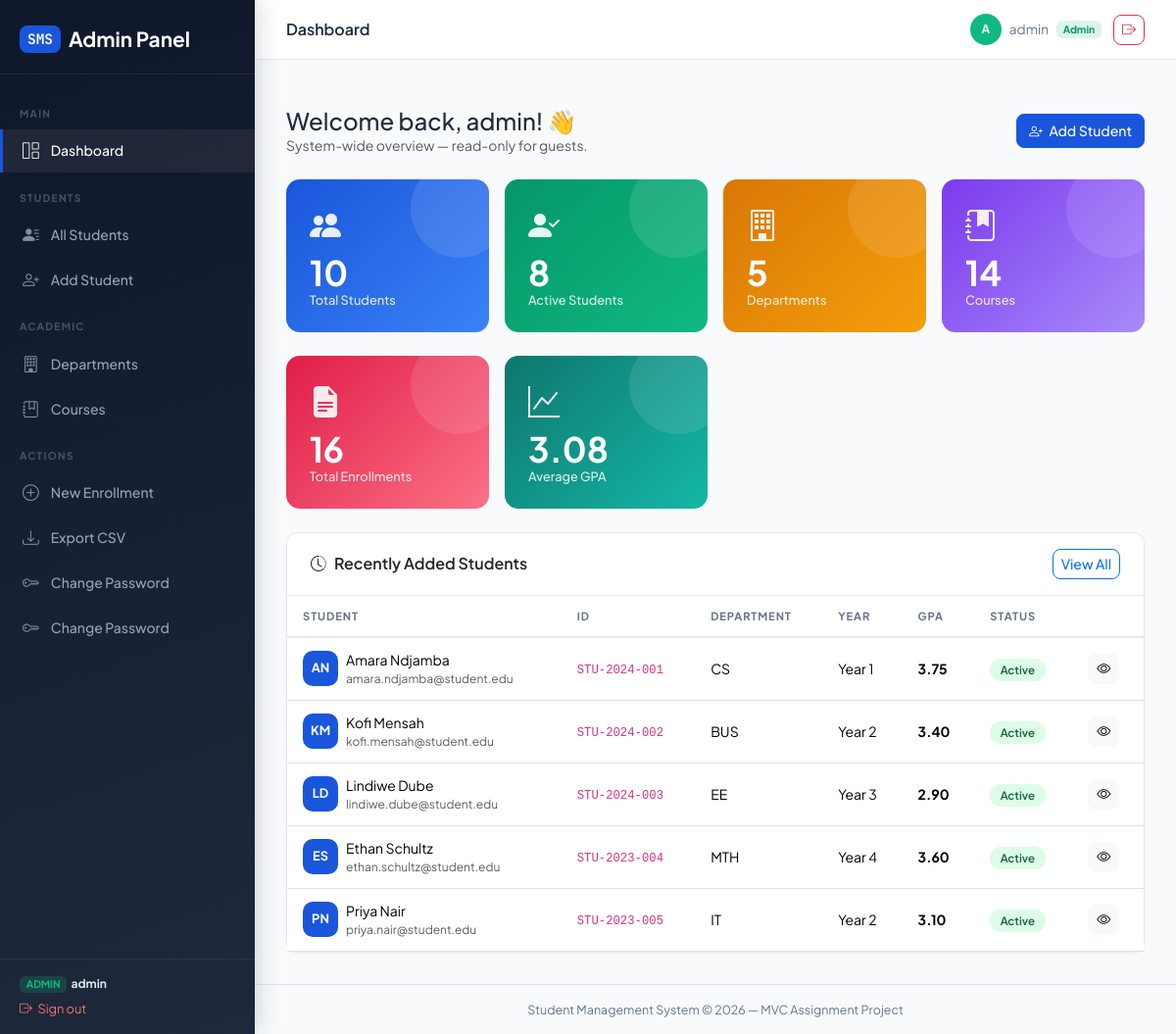
The page /dashboard/ (signed in) on the database its author committed.
### students/models.py (models this page shows, shortened)
class Student(models.Model):
    GENDER_CHOICES = [('M', 'Male'), ('F', 'Female'), ('O', 'Other')]
    STATUS_CHOICES = [
        ('active', 'Active'), ('inactive', 'Inactive'),
        ('graduated', 'Graduated'), ('suspended', 'Suspended'),
    ]
    student_id = models.CharField(
        max_length=20, unique=True,
        validators=[RegexValidator(r'^[A-Z0-9\-]+$',
                                   'Use uppercase letters, digits, and hyphens only.')],
        help_text="e.g. STU-2024-001")
    first_name    = models.CharField(max_length=50)
    last_name     = models.CharField(max_length=50)
    date_of_birth = models.DateField()
    gender        = models.CharField(max_length=1, choices=GENDER_CHOICES)
    email         = models.EmailField(unique=True)
    phone         = models.CharField(max_length=20, blank=True)
    address       = models.TextField(blank=True)
    department    = models.ForeignKey(
        Department, on_delete=models.SET_NULL, null=True, related_name='students')
    year_of_study = models.PositiveSmallIntegerField(
        default=1, validators=[MinValueValidator(1), MaxValueValidator(6)])
    gpa = models.DecimalField(
        max_digits=3, decimal_places=2, default=0.00,
        validators=[MinValueValidator(0.00), MaxValueValidator(4.00)])
    status      = models.CharField(max_length=15, choices=STATUS_CHOICES, default='active')
    enrolled_at = models.DateField(auto_now_add=True)
    updated_at  = models.DateTimeField(auto_now=True)
    class Meta:
        ordering = ['last_name', 'first_name']
    @property
    def full_name(self):
        return f"{self.first_name} {self.last_name}"

class Department(models.Model):
    name = models.CharField(max_length=100, unique=True)
    code = models.CharField(max_length=10, unique=True, help_text="Short code, e.g. CS, BUS")
    description = models.TextField(blank=True)
    created_at = models.DateTimeField(auto_now_add=True)
    class Meta:
        ordering = ['name']

### students/views.py (the view)
# urls.py: path('dashboard/',               views.home,                  name='home'),
def home(request):
    if not request.user.is_authenticated:
        from django.contrib import messages as msg
        msg.warning(request, 'Please log in to access the system.')
        return redirect('landing')
    if is_student_user(request.user):
        return redirect('student_portal')
    context = {
        'total_students':    Student.objects.count(),
        'active_students':   Student.objects.filter(status='active').count(),
        'total_departments': Department.objects.count(),
        'total_courses':     Course.objects.count(),
        'total_enrollments': Enrollment.objects.count(),
        'recent_students':   Student.objects.select_related('department').order_by('-enrolled_at')[:5],
        'avg_gpa':           Student.objects.aggregate(avg=Avg('gpa'))['avg'] or 0,
    }
    return render(request, 'students/home.html', context)

### students/access.py (called while the page is built)
def is_student_user(user):
    return (
        user.is_authenticated
        and hasattr(user, 'student_profile')
        and user.student_profile.is_student_user
    )

### students/templates/students/home.html (shortened to what this page needs)
{% extends 'students/base.html' %}
{% block page_title %}Dashboard{% endblock %}
{% block content %}
<div class="d-flex justify-content-between align-items-center mb-4">
  <div>
    <h4 class="mb-0 fw-700">
      {% if user.is_authenticated and user.is_staff or user.is_superuser %}
        Welcome back, {{ user.username }}! 👋
      {% else %}
        Public Dashboard
      {% endif %}
    </h4>
    <p class="text-muted mb-0 small">System-wide overview — read-only for guests.</p>
  </div>
  {% if user.is_staff or user.is_superuser %}
  <a href="{% url 'student_create' %}" class="btn btn-primary">
    <i class="bi bi-person-plus me-1"></i> Add Student
  </a>
  {% endif %}
</div>
<div class="row g-3 mb-4">
  <div class="col-sm-6 col-xl-3">
    <div class="stat-card stat-blue">
      <div class="stat-icon"><i class="bi bi-people-fill"></i></div>
      <div class="stat-value">{{ total_students }}</div>
      <div class="stat-label">Total Students</div>
    </div>
  </div>
  <div class="col-sm-6 col-xl-3">
    <div class="stat-card stat-green">
      <div class="stat-icon"><i class="bi bi-person-check-fill"></i></div>
      <div class="stat-value">{{ active_students }}</div>
      <div class="stat-label">Active Students</div>
    </div>
  </div>
  <div class="col-sm-6 col-xl-3">
    <div class="stat-card stat-amber">
      <div class="stat-icon"><i class="bi bi-building"></i></div>
      <div class="stat-value">{{ total_departments }}</div>
      <div class="stat-label">Departments</div>
    </div>
  </div>
  <div class="col-sm-6 col-xl-3">
    <div class="stat-card stat-violet">
      <div class="stat-icon"><i class="bi bi-journal-bookmark-fill"></i></div>
      <div class="stat-value">{{ total_courses }}</div>
      <div class="stat-label">Courses</div>
    </div>
  </div>
</div>
<div class="row g-3 mb-4">
  <div class="col-sm-6 col-xl-3">
    <div class="stat-card stat-rose">
      <div class="stat-icon"><i class="bi bi-file-earmark-text-fill"></i></div>
      <div class="stat-value">{{ total_enrollments }}</div>
      <div class="stat-label">Total Enrollments</div>
    </div>
  </div>
  <div class="col-sm-6 col-xl-3">
    <div class="stat-card" style="background:linear-gradient(135deg,#0f766e,#14b8a6)">
      <div class="stat-icon"><i class="bi bi-graph-up"></i></div>
      <div class="stat-value">{{ avg_gpa|floatformat:2 }}</div>
      <div class="stat-label">Average GPA</div>
    </div>
  </div>
</div>
<div class="card">
  <div class="card-header d-flex justify-content-between align-items-center">
    <span><i class="bi bi-clock-history me-2"></i>Recently Added Students</span>
    <a href="{% url 'student_list' %}" class="btn btn-sm btn-outline-primary">View All</a>
  </div>
  <div class="card-body p-0">
    {% if recent_students %}
    <table class="table table-hover mb-0">
      <thead>
        <tr>
          <th>Student</th>
          <th>ID</th>
          <th>Department</th>
          <th>Year</th>
          <th>GPA</th>
          <th>Status</th>
          <th></th>
        </tr>
      </thead>
      <tbody>
        {% for s in recent_students %}
        <tr>
          <td>
            <div class="d-flex align-items-center gap-2">
              <div class="student-avatar">{{ s.first_name|first }}{{ s.last_name|first }}</div>
              <div>
                <div class="fw-600">{{ s.full_name }}</div>
                <div class="text-muted" style="font-size:.75rem">{{ s.email }}</div>
              </div>
            </div>
          </td>
          <td><code>{{ s.student_id }}</code></td>
          <td>{{ s.department.code|default:"—" }}</td>
          <td>Year {{ s.year_of_study }}</td>
          <td><strong>{{ s.gpa }}</strong></td>
          <td>
            <span class="status-badge status-{{ s.status }}">{{ s.status }}</span>
          </td>
          <td>
            <a href="{% url 'student_detail' s.pk %}" class="btn btn-sm btn-light">
              <i class="bi bi-eye"></i>
            </a>
          </td>
        </tr>
        {% endfor %}
      </tbody>
    </table>
    {% else %}
    <div class="text-center py-5 text-muted">
      <i class="bi bi-inbox" style="font-size:2.5rem;"></i>
      <p class="mt-2">No students yet. <a href="{% url 'student_create' %}">Add the first one!</a></p>
    </div>
    {% endif %}
  </div>
</div>
{% endblock %}

### students/templates/students/base.html (shortened to what this page needs)
<!DOCTYPE html>
<html lang="en">
<head>
  <link href="https://cdn.jsdelivr.net/npm/bootstrap@5.3.2/dist/css/bootstrap.min.css"
        rel="stylesheet"/>
  <link href="https://cdn.jsdelivr.net/npm/bootstrap-icons@1.11.3/font/bootstrap-icons.css"
        rel="stylesheet"/>
</head>
<body>
<aside class="sidebar" id="sidebar">
  <div class="sidebar-brand">
    <a href="{% if user.is_authenticated %}{% if user.is_staff or user.is_superuser %}{% url 'home' %}{% else %}{% url 'student_portal' %}{% endif %}{% else %}{% url 'landing' %}{% endif %}" class="logo">
      <span>SMS</span> {% if user.is_authenticated and not user.is_staff and not user.is_superuser %}Student Portal{% else %}Admin Panel{% endif %}
    </a>
  </div>
  <nav class="sidebar-nav">
    {% if user.is_authenticated and not user.is_staff and not user.is_superuser %}
      <div class="nav-section-label">My Portal</div>
      <a href="{% url 'student_portal' %}"
         class="sidebar-link {% if request.resolver_match.url_name == 'student_portal' %}active{% endif %}">
        <i class="bi bi-grid-1x2"></i> My Dashboard
      </a>
      <a href="{% url 'student_profile_view' %}"
         class="sidebar-link {% if request.resolver_match.url_name == 'student_profile_view' %}active{% endif %}">
        <i class="bi bi-person-circle"></i> My Profile
      </a>
      <div class="nav-section-label">Academic</div>
      <a href="{% url 'course_list' %}"
         class="sidebar-link {% if request.resolver_match.url_name == 'course_list' %}active{% endif %}">
        <i class="bi bi-journal-bookmark"></i> Course Catalogue
      </a>
      <a href="{% url 'department_list' %}"
         class="sidebar-link {% if request.resolver_match.url_name == 'department_list' %}active{% endif %}">
        <i class="bi bi-building"></i> Departments
      </a>
    {% elif user.is_authenticated %}
      <div class="nav-section-label">Main</div>
      <a href="{% url 'home' %}"
         class="sidebar-link {% if request.resolver_match.url_name == 'home' %}active{% endif %}">
        <i class="bi bi-grid-1x2"></i> Dashboard
      </a>
      <div class="nav-section-label">Students</div>
      <a href="{% url 'student_list' %}"
         class="sidebar-link {% if request.resolver_match.url_name == 'student_list' or request.resolver_match.url_name == 'student_detail' %}active{% endif %}">
        <i class="bi bi-person-lines-fill"></i> All Students
      </a>
      <a href="{% url 'student_create' %}" class="sidebar-link">
        <i class="bi bi-person-plus"></i> Add Student
      </a>
      <div class="nav-section-label">Academic</div>
      <a href="{% url 'department_list' %}"
         class="sidebar-link {% if 'department' in request.resolver_match.url_name %}active{% endif %}">
        <i class="bi bi-building"></i> Departments
      </a>
      <a href="{% url 'course_list' %}"
         class="sidebar-link {% if 'course' in request.resolver_match.url_name %}active{% endif %}">
        <i class="bi bi-journal-bookmark"></i> Courses
      </a>
      <div class="nav-section-label">Actions</div>
      <a href="{% url 'enrollment_create' %}" class="sidebar-link">
        <i class="bi bi-plus-circle"></i> New Enrollment
      </a>
      <a href="{% url 'export_students_csv' %}" class="sidebar-link">
        <i class="bi bi-download"></i> Export CSV
      </a>
      <a href="{% url 'admin_change_password' %}"
         class="sidebar-link {% if request.resolver_match.url_name == 'admin_change_password' %}active{% endif %}">
        <i class="bi bi-key"></i> Change Password
      </a>
      <a href="{% url 'admin_change_password' %}"
         class="sidebar-link {% if request.resolver_match.url_name == 'admin_change_password' %}active{% endif %}">
        <i class="bi bi-key"></i> Change Password
      </a>
    {% endif %}
  </nav>
  <div class="sidebar-footer">
    {% if user.is_authenticated %}
      {% if user.is_staff or user.is_superuser %}
        <div style="font-size:.75rem;margin-bottom:.4rem">
          <span class="badge" style="background:rgba(16,185,129,.2);color:#10b981;font-size:.65rem">ADMIN</span>
          &nbsp;<strong style="color:#e2e8f0">{{ user.username }}</strong>
        </div>
      {% else %}
        <div style="font-size:.75rem;margin-bottom:.4rem">
          <span class="badge" style="background:rgba(59,130,246,.2);color:#60a5fa;font-size:.65rem">STUDENT</span>
          &nbsp;<strong style="color:#e2e8f0">{{ user.username }}</strong>
        </div>
      {% endif %}
      <form method="post" action="{% url 'logout' %}" style="margin:0">
        <button type="submit"
                style="background:none;border:none;padding:0;cursor:pointer;font-size:.8rem;color:#f87171;text-decoration:none;display:flex;align-items:center;gap:.35rem;">
          <i class="bi bi-box-arrow-right"></i> Sign out
        </button>
      </form>
    {% endif %}
  </div>
</aside>
<div class="main-wrapper">
  <header class="topbar">
    <div class="d-flex align-items-center gap-3">
      <span class="page-title">{% block page_title %}Student Management System{% endblock %}</span>
    </div>
    <div class="user-pill">
      {% if user.is_authenticated %}
        <div class="user-avatar"
             style="{% if user.is_staff or user.is_superuser %}background:#10b981{% else %}background:#3b82f6{% endif %}">
          {{ user.username|first|upper }}
        </div>
        <span>{{ user.username }}</span>
        {% if user.is_staff or user.is_superuser %}
          <span class="badge" style="background:rgba(16,185,129,.15);color:#059669;font-size:.65rem;border-radius:6px">Admin</span>
        {% else %}
          <span class="badge" style="background:rgba(59,130,246,.15);color:#2563eb;font-size:.65rem;border-radius:6px">Student</span>
        {% endif %}
        <form method="post" action="{% url 'logout' %}" style="margin:0;display:inline">
          <button type="submit" class="btn btn-sm btn-outline-danger ms-1" title="Logout">
            <i class="bi bi-box-arrow-right"></i>
          </button>
        </form>
      {% else %}
        <a href="{% url 'login' %}" class="btn btn-sm btn-primary">
          <i class="bi bi-box-arrow-in-right me-1"></i>Login
        </a>
        <a href="{% url 'student_register' %}" class="btn btn-sm btn-outline-secondary">Register</a>
      {% endif %}
    </div>
  </header>
  <div class="px-4 pt-3">
  </div>
  <main class="content-area">
    {% block content %}{% endblock %}
  </main>
  <footer class="text-center py-3 border-top" style="font-size:.78rem;color:var(--muted)">
    Student Management System &copy; 2026 — MVC Assignment Project
  </footer>
</div>
</body>
</html>

### rows shown on the page
Student: first_name|first "A", last_name|first "N", full_name "Amara Ndjamba", email "amara.ndjamba@student.edu", student_id "STU-2024-001", department.code "CS", year_of_study "1", gpa "3.75", status "Active"
Student: first_name|first "K", last_name|first "M", full_name "Kofi Mensah", email "kofi.mensah@student.edu", student_id "STU-2024-002", department.code "BUS", year_of_study "2", gpa "3.40", status "Active"
Student: first_name|first "L", last_name|first "D", full_name "Lindiwe Dube", email "lindiwe.dube@student.edu", student_id "STU-2024-003", department.code "EE", year_of_study "3", gpa "2.90", status "Active"
Student: first_name|first "E", last_name|first "S", full_name "Ethan Schultz", email "ethan.schultz@student.edu", student_id "STU-2023-004", department.code "MTH", year_of_study "4", gpa "3.60", status "Active"
Student: first_name|first "P", last_name|first "N", full_name "Priya Nair", email "priya.nair@student.edu", student_id "STU-2023-005", department.code "IT", year_of_study "2", gpa "3.10", status "Active"

### other values the page prints
{{ user.username }} "admin"
{{ user.username|first|upper }} "A"
{{ total_students }} "10"
{{ active_students }} "8"
{{ total_departments }} "5"
{{ total_courses }} "14"
{{ total_enrollments }} "16"
{{ avg_gpa|floatformat:2 }} "3.08"
